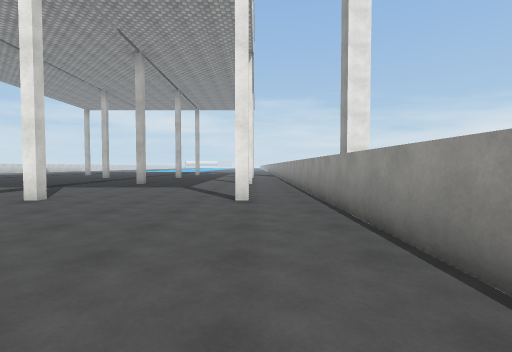
View 1 (above)

23 first-person views from a walk through a 3-D level made in the Unity game engine. The camera is 1.3 m above the floor, tilts 2° down and sees 85° across. The floor is counted in squares, 2 m on a side. Each view is taken from the middle of a square. On the plan, view 1 faces up. The plan holds only what a view shows up to about 9 squares ahead; the rest is blank. The place goes on beyond the plan. The player character is not drawn. Surface patterns are stand-ins for the level's own textures.

View 2
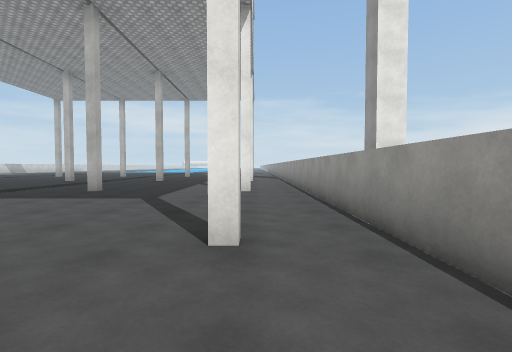

View 3
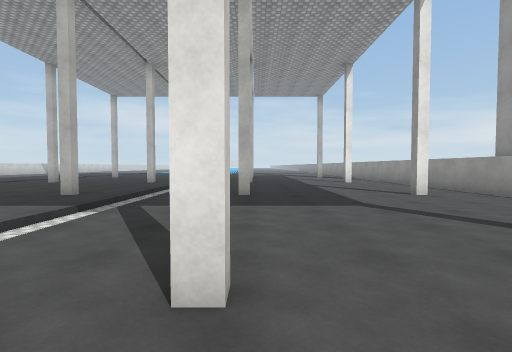

View 4
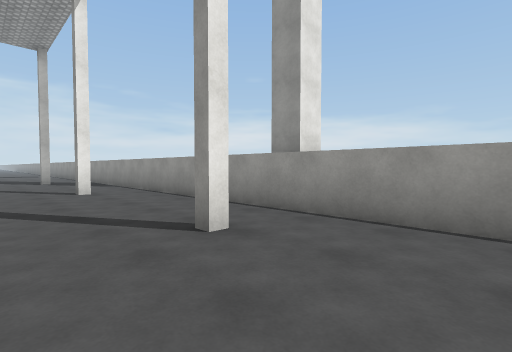

View 5
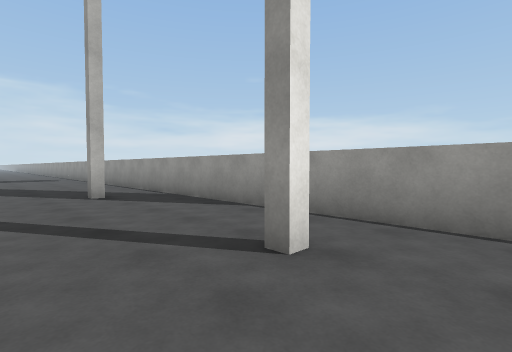

View 6
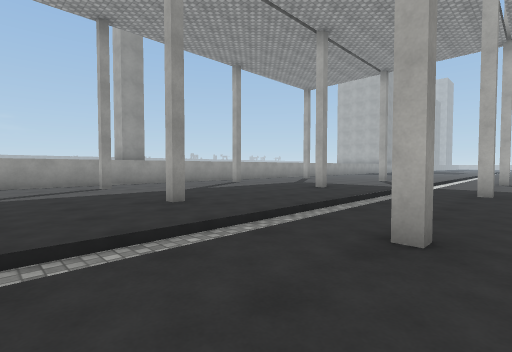

View 7
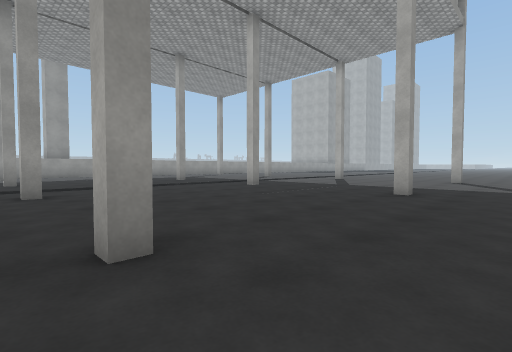

View 8
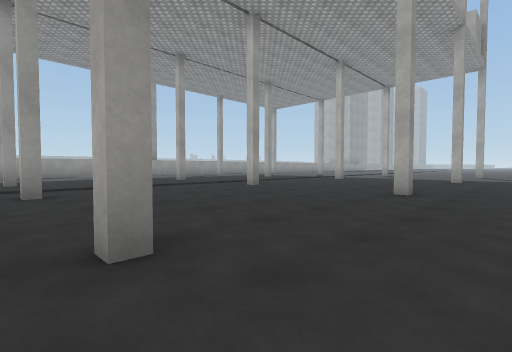

View 9
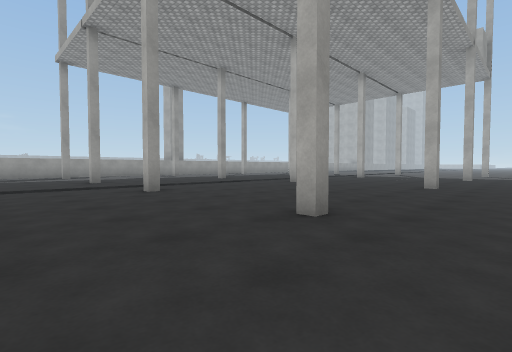

View 10
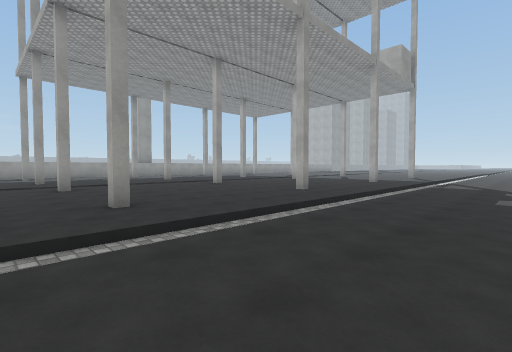

View 11
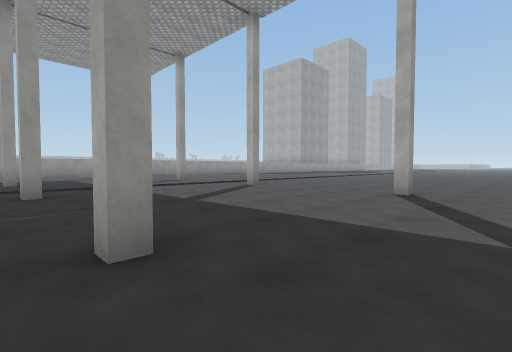

View 12
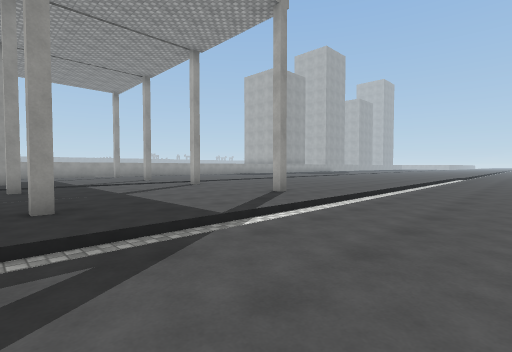

View 13
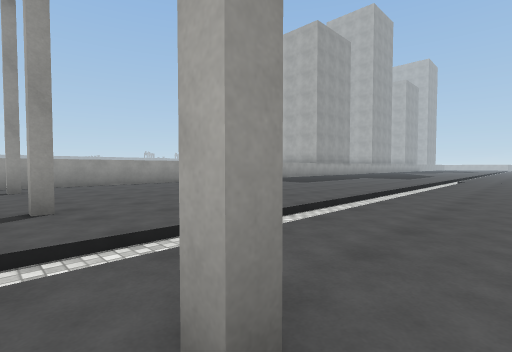

View 14
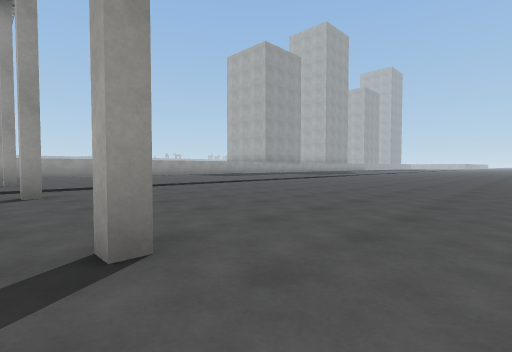

View 15
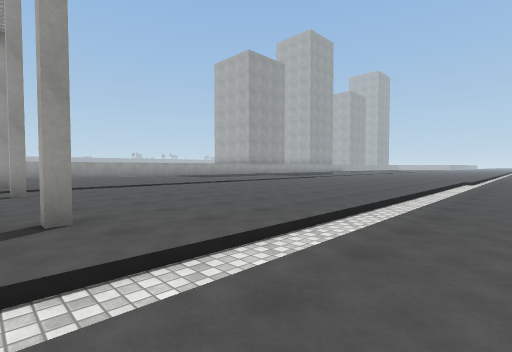

View 16
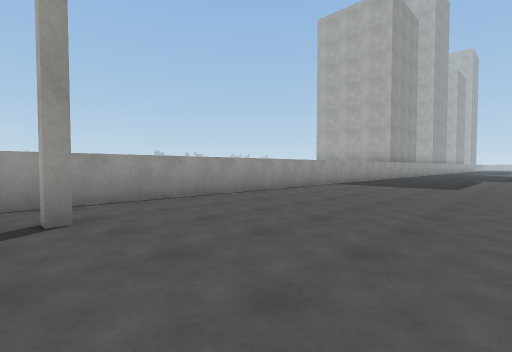

View 17
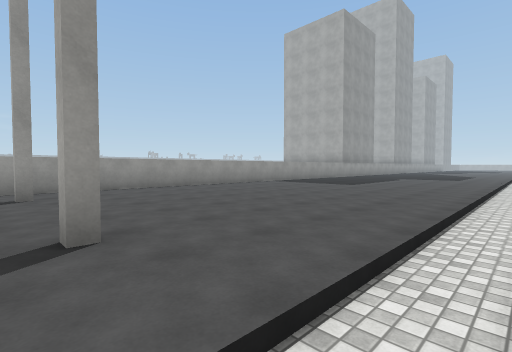

View 18
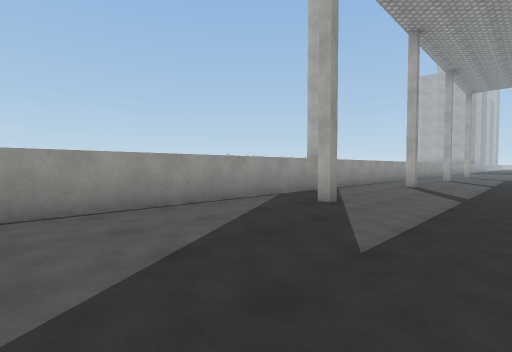

View 19
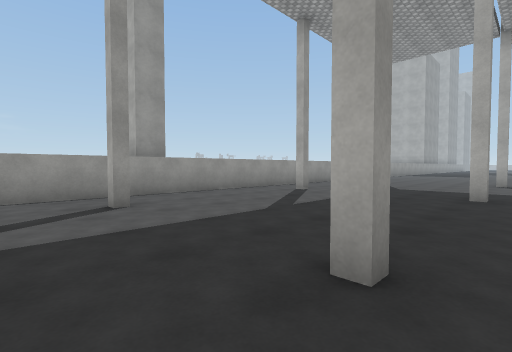

View 20
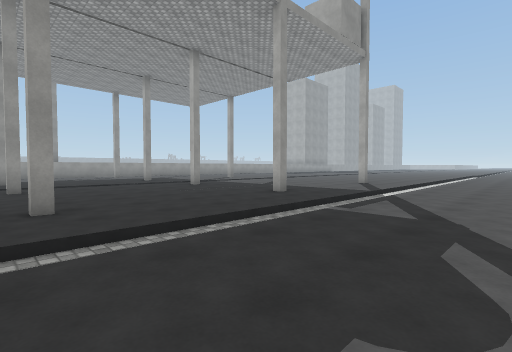

View 21
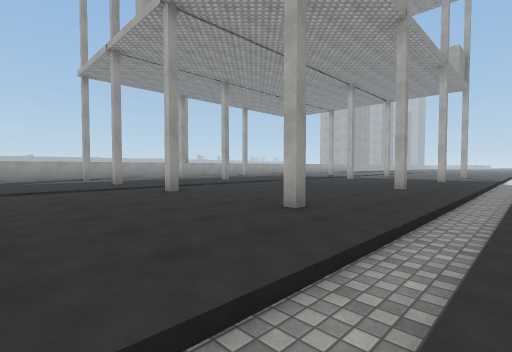

View 22
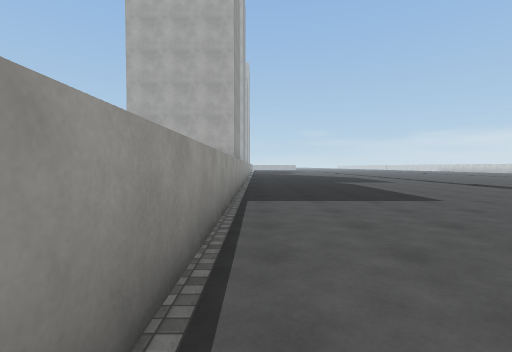

View 23
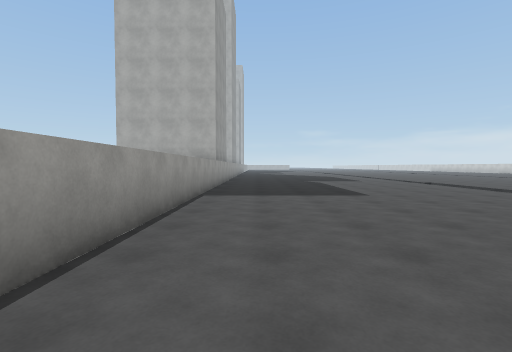

### Floor plan
Key: @ floor where view 1 was taken; # wall or solid block; . floor; / step, stairs or slope.
Columns run from 17 left of view 1 to 2 right of it. Each row starts with its distance up from view 1.
 25               .....#
 24   ./......//  .....#
 23   ./......//.......#
 22 .../......//.......#
 21 .../......//.......#
 20 .../.#...#//.#...#.#
 19 .../......//.......#
 18 .../......//.......#
 17 .../......//.......#
 16 .../......//.......#
 15 .../.#...#//.#...#.#
 14 .../......//.......#
 13 .../......//.......#
 12 .../......//.......#
 11 .../......//.......#
 10 .../.#...#//.#...#.#
  9 .../......//.......#
  8 .../......//.......#
  7 .../......//.......#
  6 .../......//.......#
  5 .../.#...#//.#...#.#
  4 .../......//.......#
  3 .../......//.......#
  2 .../......//.......#
  1  ../......//.......#
  0  ../......//.....@.#
 -1  ../......//.......#
 -2  ../......//.......#
 -3  ../... ..//.......#

Positions as (right, up) in squares from view 1, and headings:
1: (0, 0), facing up
2: (0, 3), facing up
3: (-4, 4), facing up
4: (-2, 8), facing up-right
5: (-2, 14), facing up-right
6: (-9, 18), facing down-right
7: (-14, 16), facing down-right
8: (-14, 21), facing down-right
9: (-14, 23), facing down-right
10: (-17, 22), facing down-right
11: (-14, 11), facing down-right
12: (-17, 11), facing down-right
13: (-9, 6), facing down-right
14: (-14, 6), facing down-right
15: (-16, 6), facing down-right
16: (-4, 6), facing down-right
17: (-7, 6), facing down-right
18: (-3, 25), facing down-right
19: (-5, 17), facing down-right
20: (-17, 16), facing down-right
21: (-15, 24), facing down-right
22: (1, 2), facing down
23: (0, 3), facing down
